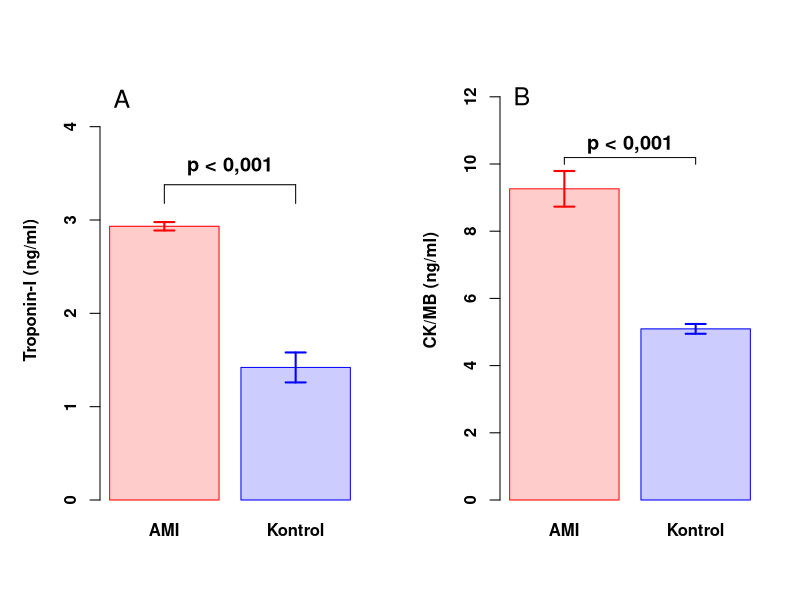

Generate this figure with R:
png("troponin_ckmb_plot.png", width = 1800, height = 1200, res = 300)

# Plot layout: 1 row, 2 columns
par(mfrow = c(1, 2), mar = c(5, 5, 4, 2))  # Set margins

#### A. Troponin I ####
grup <- c(rep("Kontrol", 8), rep("AMI", 7))
konsantrasyon <- c(
  2.284910965, 1.380506092, 1.352389878, 1.272727273,
  0.724461106, 1.183692596, 1.389878163, 1.774133083,
  2.997188379, 2.844111215, 3.072164948, 2.90659169,
  3.072164948, 2.75663855, 2.880037488
)
df <- data.frame(Grup = grup, Konsantrasyon = konsantrasyon)
means <- tapply(df$Konsantrasyon, df$Grup, mean)
ses <- tapply(df$Konsantrasyon, df$Grup, function(x) sd(x)/sqrt(length(x)))
pval <- t.test(Konsantrasyon ~ Grup, data = df)$p.value

bp <- barplot(
  means,
  beside = TRUE,
  ylim = c(0, 4.5),
  col = c(rgb(1, 0, 0, 0.2), rgb(0, 0, 1, 0.2)),
  border = c("red", "blue"),
  ylab = "Troponin-I (ng/ml)",
  names.arg = names(means),
  font.lab = 2,
  font.axis = 2
)
arrows(x0 = bp, y0 = means - ses, x1 = bp, y1 = means + ses,
       angle = 90, code = 3, length = 0.1, lwd = 2, col = c("red", "blue"))
y_max <- max(means + ses) + 0.4
segments(bp[1], y_max, bp[2], y_max)
segments(bp[1], y_max, bp[1], y_max - 0.2)
segments(bp[2], y_max, bp[2], y_max - 0.2)
text(x = mean(bp), y = y_max + 0.2, labels = "p < 0,001", cex = 1.2, font = 2)

# Add 'A' to upper-left
usr <- par("usr")
text(x = usr[1] + 0.2, y = usr[4] - 0.2, labels = "A", font = 1, cex = 1.5)

#### B. CK/MB ####
grup <- c(rep("Kontrol", 8), rep("AMI", 7))
konsantrasyon <- c(
  4.616780045, 5.603174603, 4.934240363, 5.693877551,
  5.149659864, 5.274376417, 4.854875283, 4.616780045,
  9.397581255, 8.354497354, 8.0143613, 8.490551776,
  10.98488284, 8.16553288, 11.41950113
)
df <- data.frame(Grup = grup, Konsantrasyon = konsantrasyon)
means <- tapply(df$Konsantrasyon, df$Grup, mean)
ses <- tapply(df$Konsantrasyon, df$Grup, function(x) sd(x)/sqrt(length(x)))
pval <- t.test(Konsantrasyon ~ Grup, data = df)$p.value

bp <- barplot(
  means,
  beside = TRUE,
  ylim = c(0, 12.5),
  col = c(rgb(1, 0, 0, 0.2), rgb(0, 0, 1, 0.2)),
  border = c("red", "blue"),
  ylab = "CK/MB (ng/ml)",
  names.arg = names(means),
  font.lab = 2,
  font.axis = 2
)
arrows(x0 = bp, y0 = means - ses, x1 = bp, y1 = means + ses,
       angle = 90, code = 3, length = 0.1, lwd = 2, col = c("red", "blue"))
y_max <- max(means + ses) + 0.4
segments(bp[1], y_max, bp[2], y_max)
segments(bp[1], y_max, bp[1], y_max - 0.2)
segments(bp[2], y_max, bp[2], y_max - 0.2)
text(x = mean(bp), y = y_max + 0.4, labels = "p < 0,001", cex = 1.2, font = 2)

# Add 'B' to upper-left
usr <- par("usr")
text(x = usr[1] + 0.2, y = usr[4] - 0.48, labels = "B", font = 1, cex = 1.5)

dev.off()

